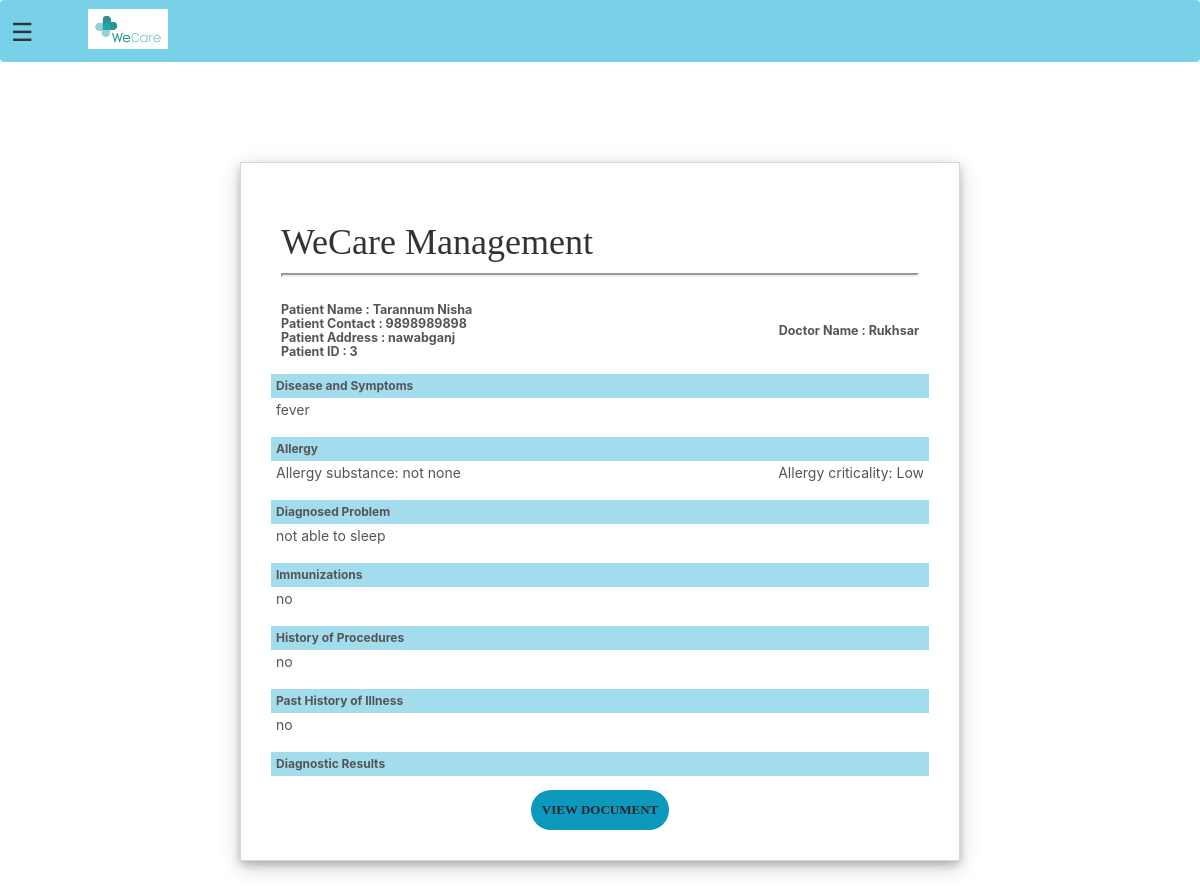
/patient-summary/3 (signed in), run on the app's committed database.
### hospital/models.py (models this page shows, shortened)
class Patient(models.Model):
    user = models.OneToOneField(User, on_delete=models.CASCADE)
    profile_pic = models.ImageField(
        upload_to='profile_pic/PatientProfilePic/', null=True, blank=True)
    address = models.CharField(max_length=40)
    mobile = models.CharField(max_length=20, null=False)
    symptoms = models.CharField(max_length=100, null=False)
    assignedDoctorId = models.PositiveIntegerField(null=True)
    allergy_substance = models.CharField(max_length=100)
    allergy_criticality = models.CharField(
        max_length=20, choices=criticality, default='low')
    problems_list = models.CharField(max_length=100, null=False)
    immunization = models.CharField(max_length=100, null=False)
    history_procedure = models.CharField(max_length=100, null=False)
    diagnostic_results = models.FileField(
        upload_to='patient_document/', null=True, blank=True)
    past_history_of_illness = models.CharField(max_length=100, null=False)
    @property
    def get_name(self):
        return self.user.first_name+" "+self.user.last_name

### hospital/views.py (the view)
@login_required(login_url='doctorlogin')
@user_passes_test(is_doctor)
def summary_patient_view(request, pk):
    patient = models.Patient.objects.get(id=pk)
    assignedDoctor = models.User.objects.all().filter(id=patient.assignedDoctorId)
    patientDict = {
        'doctor': models.Doctor.objects.get(user_id=request.user.id),
        'patientId': pk,
        'name': patient.get_name,
        'mobile': patient.mobile,
        'address': patient.address,
        'symptoms': patient.symptoms,
        'todayDate': date.today(),
        'assignedDoctorName': assignedDoctor[0].first_name,
        'allergy_substance': patient.allergy_substance,
        'allergy_criticality': patient.allergy_criticality,
        'problems_list': patient.problems_list,
        'immunization': patient.immunization,
        'history_procedure': patient.history_procedure,
        'past_history_of_illness': patient.past_history_of_illness,
        'diagnostic_results': patient.diagnostic_results
    }
    return render(request, 'hospital/patient_summary.html', context=patientDict)

### hospital/views.py (called while the page is built)
def is_doctor(user):
    return user.groups.filter(name='DOCTOR').exists()

### templates/hospital/patient_summary.html (shortened to what this page needs)
{% extends 'hospital/doctor_base.html' %}
{% load static %}
{% block content %}
<head>
    <link href="//netdna.bootstrapcdn.com/bootstrap/3.0.0/css/bootstrap.min.css" rel="stylesheet" id="bootstrap-css">
</head>
<br><br>
<div class="invoice-box">
  <table cellpadding="0" cellspacing="0">
    <tr class="top">
      <td colspan="2">
        <table>
          <tr>
            <td class="title">
              <h1 style="font-family: Cambria, Cochin, Georgia, Times, 'Times New Roman', serif;">WeCare Management</h1>
              <hr>
            </td>
          </tr>
        </table>
      </td>
    </tr>
    <tr class="information">
      <td colspan="2">
        <table>
          <tr>
            <td>
              Patient Name : {{name}}<br>
              Patient Contact : {{mobile}}<br>
              Patient Address : {{address}}<br>
              Patient ID : {{patientId}}<br>
            </td>
            <td>
              Doctor Name :
              {{assignedDoctorName}}<br>
            </td>
          </tr>
        </table>
      </td>
    </tr>
    <tr class="heading">
      <td>
        Disease and Symptoms
      </td>
      <td>
      </td>
    </tr>
    <tr class="details">
      <td>
        {{symptoms}}
      </td>
    </tr>
    <tr class="heading">
      <td>
        Allergy
      </td>
      <td>
      </td>
    </tr>
    <tr class="details">
      <td>
        Allergy substance: {{allergy_substance}}
      </td>
      <td>
        Allergy criticality: {{allergy_criticality}}
      </td>
    </tr>
    <tr class="heading">
      <td>
        Diagnosed Problem
      </td>
      <td>
      </td>
    </tr>
    <tr class="details">
      <td>
        {{problems_list}}
      </td>
    </tr>
    <tr class="heading">
      <td>
        Immunizations
      </td>
      <td>
      </td>
    </tr>
    <tr class="details">
      <td>
        {{immunization}}
      </td>
    </tr>
    <tr class="heading">
      <td>
        History of Procedures
      </td>
      <td>
      </td>
    </tr>
    <tr class="details">
      <td>
        {{history_procedure}}
      </td>
    </tr>
    <tr class="heading">
      <td>
        Past History of Illness
      </td>
      <td>
      </td>
    </tr>
    <tr class="details">
      <td>
        {{past_history_of_illness}}
      </td>
    </tr>
    <tr class="heading">
      <td>
        Diagnostic Results
      </td>
      <td>
      </td>
    </tr>
  </table>
  <br>
  <center>
    <a href="/static/{{diagnostic_results}}" target="_blank" class="btn btn-white">View Document</a>
    </center>
</div>
<br><br>
<br> <br>
{% endblock content %}

### templates/hospital/doctor_base.html (style rules this page uses)
a:link { text-decoration: none; }
a { color: white; ; }

### templates/hospital/patient_summary.html (style rules this page uses)
.invoice-box { width: 60%; max-width: 3000px; margin: auto; padding: 30px; border: 1px solid #0D98BE; box-shadow: 0 4px 8px 0 rgba(0, 0, 0, 0.2), 0 6px 20px 0 rgba(0, 0, 0, 0.19); border:solid rgba(218, 213, 213, 0.993) 1px ; font-size: 1.25rem; line-height: 14px; font-family:-apple-system, BlinkMacSystemFont,"Segoe UI",Roboto,"Helvetica Neue",Arial,"Noto Sans",sans-serif,"Apple Color Emoji","Segoe UI Emoji","Segoe UI Symbol","Noto Color Emoji"; color: #555; }
.invoice-box table { width: 100%; line-height: inherit; text-align: left; }
.invoice-box table td { padding: 5px; }
.invoice-box table tr td:nth-child(2) { text-align: right; }
.invoice-box table tr.top table td.title { line-height: 45px; color: #333; }
.invoice-box table tr.information table td { padding-bottom: 10px; font-weight:700; }
.invoice-box table tr.heading td { background:#a3dcec; padding-top:5px; font-weight: bold; font-size: 12px; }
.invoice-box table tr.details td { padding-bottom: 20px; font-size: 14px; font-family: -apple-system, BlinkMacSystemFont, 'Segoe UI', Roboto, Oxygen, Ubuntu, Cantarell, 'Open Sans', 'Helvetica Neue', sans-serif; }
hr { display: block; margin-top: 0.5em; margin-bottom: 0.5em; margin-left: auto; margin-right: auto; border-style: inset; border-width: 2px; }
.btn-white { background-color:#0D98BE; font-size: medium; font-weight: bold; }
.btn:link,.btn:visited { text-transform:uppercase; text-decoration:none; font-size: small; font-family: 'Times New Roman', Times, serif; padding:10px; display:inline-block; border-radius: 100px; }

### data on the page
Patient: mobile "9898989898", address "nawabganj", symptoms "fever", allergy_substance "not none", allergy_criticality "Low", problems_list "not able to sleep", immunization "no", history_procedure "no", past_history_of_illness "no"

### other printed values
{{ name }} "Tarannum Nisha"
{{ patientId }} "3"
{{ assignedDoctorName }} "Rukhsar"
